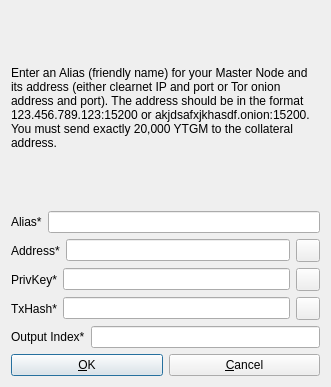
<?xml version="1.0" encoding="UTF-8"?>
<ui version="4.0">
 <class>AddEditAtomNode</class>
 <widget class="QDialog" name="AddEditAtomNode">
  <property name="geometry">
   <rect>
    <x>0</x>
    <y>0</y>
    <width>331</width>
    <height>387</height>
   </rect>
  </property>
  <property name="windowTitle">
   <string>Add/Edit YTGM Node</string>
  </property>
  <property name="modal">
   <bool>true</bool>
  </property>
  <layout class="QVBoxLayout" name="verticalLayout">
   <item>
    <widget class="QLabel" name="label_9">
     <property name="sizePolicy">
      <sizepolicy hsizetype="Preferred" vsizetype="Expanding">
       <horstretch>0</horstretch>
       <verstretch>0</verstretch>
      </sizepolicy>
     </property>
     <property name="text">
      <string>&lt;html&gt;&lt;head/&gt;&lt;body&gt;&lt;p&gt;Enter an Alias (friendly name) for your Master Node and its address (either clearnet IP and port or Tor onion address and port). The address should be in the format 123.456.789.123:15200 or akjdsafxjkhasdf.onion:15200. You must send exactly 20,000 YTGM to the collateral address.&lt;/p&gt;&lt;/body&gt;&lt;/html&gt;</string>
     </property>
     <property name="wordWrap">
      <bool>true</bool>
     </property>
    </widget>
   </item>
   <item>
    <layout class="QHBoxLayout" name="horizontalLayout_4">
     <property name="bottomMargin">
      <number>0</number>
     </property>
     <item>
      <widget class="QLabel" name="label_4">
       <property name="text">
        <string>Alias*</string>
       </property>
      </widget>
     </item>
     <item>
      <widget class="QLineEdit" name="aliasLineEdit"/>
     </item>
    </layout>
   </item>
   <item>
    <layout class="QHBoxLayout" name="horizontalLayout_5">
     <property name="bottomMargin">
      <number>0</number>
     </property>
     <item>
      <widget class="QLabel" name="label_6">
       <property name="text">
        <string>Address*</string>
       </property>
      </widget>
     </item>
     <item>
      <widget class="QLineEdit" name="addressLineEdit"/>
     </item>
     <item>
      <widget class="QToolButton" name="AddEditAddressPasteButton">
       <property name="toolTip">
        <string>Paste address from clipboard</string>
       </property>
       <property name="text">
        <string/>
       </property>
       <property name="icon">
        <iconset resource="../bitcoin.qrc">
         <normaloff>:/icons/editpaste</normaloff>:/icons/editpaste</iconset>
       </property>
       <property name="shortcut">
        <string>Alt+P</string>
       </property>
      </widget>
     </item>
    </layout>
   </item>
   <item>
    <layout class="QHBoxLayout" name="horizontalLayout_3">
     <property name="bottomMargin">
      <number>0</number>
     </property>
     <item>
      <widget class="QLabel" name="label_5">
       <property name="text">
        <string>PrivKey*</string>
       </property>
      </widget>
     </item>
     <item>
      <widget class="QLineEdit" name="privkeyLineEdit"/>
     </item>
     <item>
      <widget class="QToolButton" name="AddEditPrivkeyPasteButton">
       <property name="toolTip">
        <string>Paste address from clipboard</string>
       </property>
       <property name="text">
        <string/>
       </property>
       <property name="icon">
        <iconset resource="../bitcoin.qrc">
         <normaloff>:/icons/editpaste</normaloff>:/icons/editpaste</iconset>
       </property>
       <property name="shortcut">
        <string>Alt+P</string>
       </property>
      </widget>
     </item>
    </layout>
   </item>
   <item>
    <layout class="QHBoxLayout" name="horizontalLayout_2">
     <property name="bottomMargin">
      <number>0</number>
     </property>
     <item>
      <widget class="QLabel" name="label_2">
       <property name="text">
        <string>TxHash*</string>
       </property>
      </widget>
     </item>
     <item>
      <widget class="QLineEdit" name="txhashLineEdit"/>
     </item>
     <item>
      <widget class="QToolButton" name="AddEditTxhashPasteButton">
       <property name="toolTip">
        <string>Paste address from clipboard</string>
       </property>
       <property name="text">
        <string/>
       </property>
       <property name="icon">
        <iconset resource="../bitcoin.qrc">
         <normaloff>:/icons/editpaste</normaloff>:/icons/editpaste</iconset>
       </property>
       <property name="shortcut">
        <string>Alt+P</string>
       </property>
      </widget>
     </item>
    </layout>
   </item>
   <item>
    <layout class="QHBoxLayout" name="horizontalLayout_8">
     <property name="bottomMargin">
      <number>0</number>
     </property>
     <item>
      <widget class="QLabel" name="label_8">
       <property name="text">
        <string>Output Index*</string>
       </property>
      </widget>
     </item>
     <item>
      <widget class="QLineEdit" name="outputindexLineEdit"/>
     </item>
    </layout>
   </item>
   <item>
    <layout class="QHBoxLayout" name="horizontalLayout_Buttons">
     <item>
      <widget class="QPushButton" name="okButton">
       <property name="text">
        <string>&amp;OK</string>
       </property>
      </widget>
     </item>
     <item>
      <widget class="QPushButton" name="cancelButton">
       <property name="text">
        <string>&amp;Cancel</string>
       </property>
       <property name="autoDefault">
        <bool>false</bool>
       </property>
      </widget>
     </item>
    </layout>
   </item>
  </layout>
 </widget>
 <resources>
  <include location="../bitcoin.qrc"/>
 </resources>
 <connections/>
</ui>
